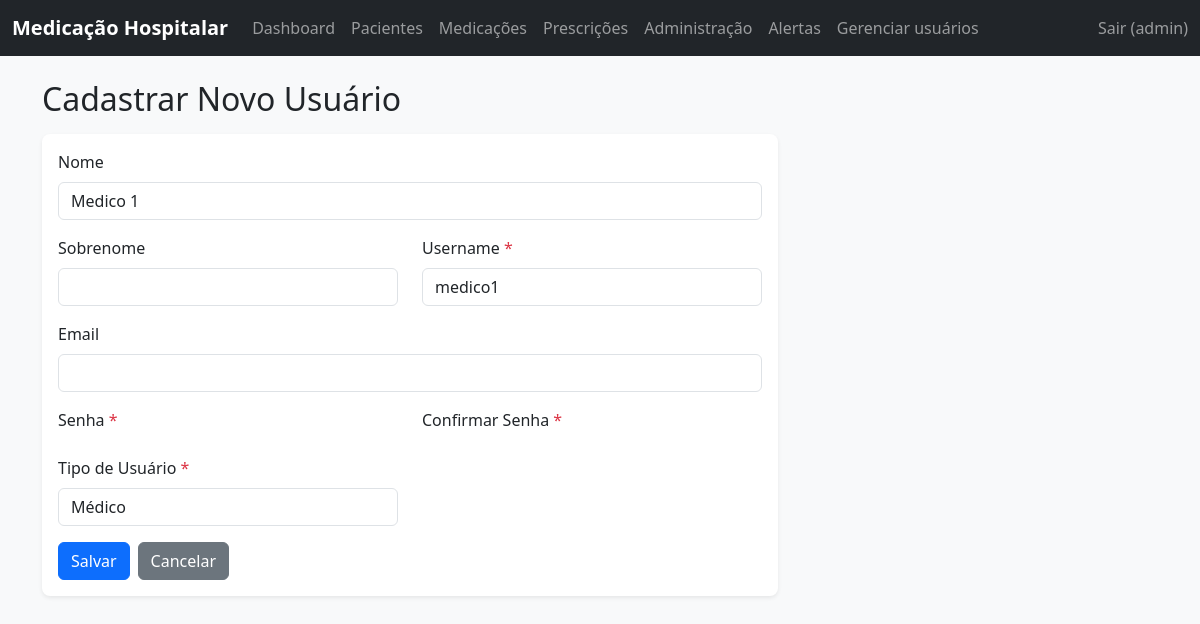
The app's page /usuarios/2/editar/ (signed in) with its own data.
### core/models.py (models this page shows, shortened)
class Usuario(AbstractUser):
    USERNAME_FIELD = 'username'
    EMAIL_FIELD = 'email'
    TIPO_USUARIO_CHOICES = [
        ('medico', 'Médico'),
        ('enfermeiro', 'Enfermeiro'),
        ('administrador', 'Administrador'),
    ]
    tipo_usuario = models.CharField(max_length=15, choices=TIPO_USUARIO_CHOICES, default='enfermeiro')
    class Meta:
        verbose_name = "Usuário"
        verbose_name_plural = "Usuários"

### core/views_frontend.py (the view, shortened to what this page needs)
class UsuarioUpdateView(LoginRequiredMixin, UpdateView):
    model = Usuario
    form_class = UsuarioUpdateForm
    template_name = 'core/usuario_form.html'
    success_url = reverse_lazy('usuario_list')
    def dispatch(self, request, *args, **kwargs):
        if not (request.user.is_superuser or request.user.is_staff):
            messages.error(request, 'Você não tem permissão para editar usuários.')
            return redirect('usuario_list')
        return super().dispatch(request, *args, **kwargs)

### core/forms.py
class UsuarioUpdateForm(forms.ModelForm):
    class Meta:
        model = Usuario
        fields = ('username', 'email', 'first_name', 'last_name', 'tipo_usuario')
    def __init__(self, *args, **kwargs):
        super().__init__(*args, **kwargs)
        self.fields['email'].required = True
        for field in self.fields.values():
            field.widget.attrs.update({'class': 'form-control'})

### templates/core/usuario_form.html (shortened to what this page needs)
{% extends 'base.html' %}
{% load static %}
{% block content %}
<div class="row mt-4">
    <div class="col-12">
        <h2 class="mb-3">Cadastrar Novo Usuário</h2>
    </div>
</div>
<div class="row">
    <div class="col-md-10 col-lg-8">
        <div class="card">
            <div class="card-body">
                <form method="post">
                    <div class="row">
                        <div class="col-md-12 mb-3">
                            <label for="{{ form.first_name.id_for_label }}" class="form-label">Nome</label>
                            {{ form.first_name }}
                        </div>
                        <div class="col-md-6 mb-3">
                            <label for="{{ form.last_name.id_for_label }}" class="form-label">Sobrenome</label>
                            {{ form.last_name }}
                        </div>
                        <div class="col-md-6 mb-3">
                            <label for="{{ form.username.id_for_label }}" class="form-label">Username <span class="text-danger">*</span></label>
                            {{ form.username }}
                        </div>
                        <div class="col-md-12 mb-3">
                            <label for="{{ form.email.id_for_label }}" class="form-label">Email</label>
                            {{ form.email }}
                        </div>
                        <div class="col-md-6 mb-3">
                            <label for="{{ form.password1.id_for_label }}" class="form-label">Senha <span class="text-danger">*</span></label>
                        </div>
                        <div class="col-md-6 mb-3">
                            <label for="{{ form.password2.id_for_label }}" class="form-label">Confirmar Senha <span class="text-danger">*</span></label>
                        </div>
                      <div class="col-md-6 mb-3">
                          <label for="{{ form.tipo_usuario.id_for_label }}" class="form-label">Tipo de Usuário <span class="text-danger">*</span></label>
                          {{ form.tipo_usuario }}
                      </div>
                    </div>
                    <div class="d-flex gap-2">
                        <button type="submit" class="btn btn-primary">Salvar</button>
                        <a href="{% url 'usuario_list' %}" class="btn btn-secondary">Cancelar</a>
                    </div>
                </form>
            </div>
        </div>
    </div>
</div>
{% endblock %}

### templates/base.html (shortened to what this page needs)
{% load static %}
<!DOCTYPE html>
<html lang="pt-br">
<head>
    <link href="https://cdn.jsdelivr.net/npm/bootstrap@5.3.0/dist/css/bootstrap.min.css" rel="stylesheet">
    <link rel="stylesheet" href="{% static 'css/style.css' %}">
</head>
<body>
    <nav class="navbar navbar-expand-lg navbar-dark bg-dark">
        <div class="container-fluid">
            <a class="navbar-brand" href="{% url 'dashboard' %}">Medicação Hospitalar</a>
            <div class="collapse navbar-collapse" id="navbarNav">
                <ul class="navbar-nav me-auto mb-2 mb-lg-0">
                    {% if user.is_authenticated %}
                        <li class="nav-item">
                            <a class="nav-link" href="{% url 'dashboard' %}">Dashboard</a>
                        </li>
                        <li class="nav-item">
                            <a class="nav-link" href="{% url 'paciente_list' %}">Pacientes</a>
                        </li>
                        <li class="nav-item">
                            <a class="nav-link" href="{% url 'medicamento_list' %}">Medicações</a>
                        </li>
                        <li class="nav-item">
                            <a class="nav-link" href="{% url 'prescricao_list' %}">Prescrições</a>
                        </li>
                        <li class="nav-item">
                            <a class="nav-link" href="{% url 'administracao_list' %}">Administração</a>
                        </li>
                        <li class="nav-item">
                            <a class="nav-link" href="{% url 'alerta_list' %}">Alertas</a>
                        </li>
                        {% if user.is_superuser or user.is_staff %}
                            <li class="nav-item">
                                <a class="nav-link" href="{% url 'usuario_list' %}">Gerenciar usuários</a>
                            </li>
                        {% endif %}
                    {% endif %}
                </ul>
                <ul class="navbar-nav">
                    {% if user.is_authenticated %}
                        <li class="nav-item">
                            <form method="post" action="{% url 'logout' %}" class="d-inline">
                                <button type="submit" class="nav-link btn btn-link p-0 m-0">
                                    Sair ({{ user.username }})
                                </button>
                            </form>
                        </li>
                    {% else %}
                        <li class="nav-item">
                            <a class="nav-link" href="{% url 'login' %}">Login</a>
                        </li>
                    {% endif %}
                </ul>
            </div>
        </div>
    </nav>
    <div class="container mt-4">
        {% block content %}
        {% endblock %}
    </div>
</body>
</html>

### static/css/style.css (style rules this page uses)
body { font-family: 'Segoe UI', Tahoma, Geneva, Verdana, sans-serif; background-color: #f8f9fa; }
.navbar-brand { font-weight: bold; }
.card { border: none; box-shadow: 0 0.125rem 0.25rem rgba(0, 0, 0, 0.075); border-radius: 0.5rem; }
.btn { border-radius: 0.375rem; }
.form-control, .form-select { border-radius: 0.375rem; }

### records on screen
Usuario: username "admin"
Usuario: first_name "Medico 1", username "medico1", tipo_usuario "Médico"
